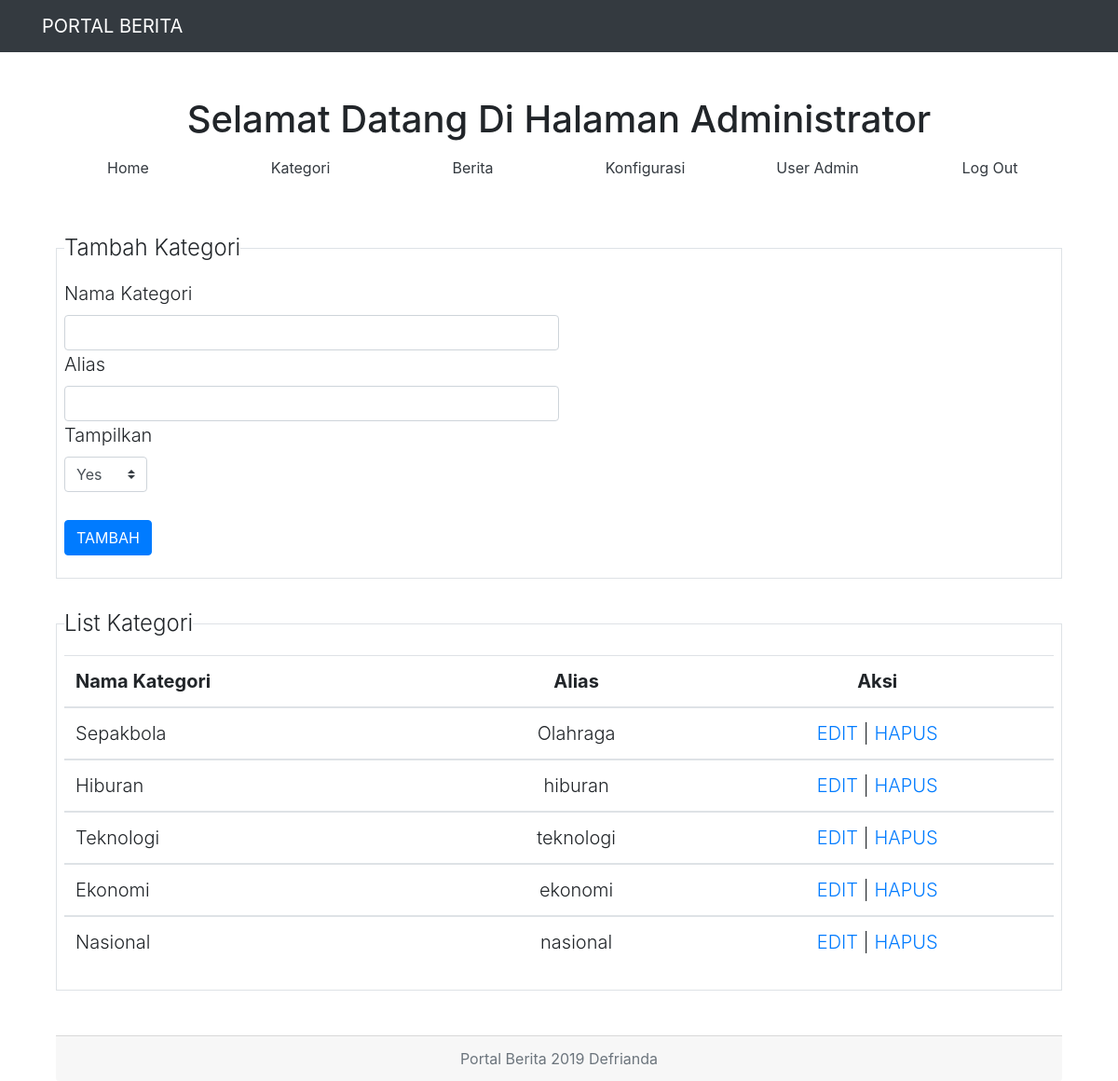
Screenshot of /admin/index.php?mod=kategori (signed in) with the database file from the repository.
### tables this page shows
CREATE TABLE `kategori` (
  `ID` int(11) NOT NULL,
  `kategori` varchar(100) NOT NULL,
  `alias` varchar(50) NOT NULL,
  `terbit` varchar(1) NOT NULL
);

### admin/kategori.php (the view, shortened to what this page needs)
<?php
global $connect;
 ?>
<form class="text-left" action="./?mod=kategori" method="POST">
	<fieldset class="border p-2">
		<legend  class="w-auto">Tambah Kategori</legend>
		<div class="form-group">
		<label>Nama Kategori</label>
    	<input type="text" name="kategori" class="form-control col-6"
    	value="<?php if (isset($_GET['act']) && $_GET['act'] =='edit') { echo $kategori; } ?>" required>
    	<label>Alias</label>
    	<input type="text" name="alias" class="form-control col-6"
    	value="<?php if (isset($_GET['act']) && $_GET['act'] =='edit') { echo $alias; } ?>" required>
    	<label>Tampilkan</label>
    	<br>
    	<select class="custom-select col-1" name="terbit">
  			<option value="1"
  			<?php if (isset($_GET['act']) && $_GET['act'] =='edit' && $terbit == 1) { echo 'selected'; } ?>>
  				Yes
  			</option>
		</select>
		<br>
		<br>
		<button type="submit" class="btn btn-primary"
				name="<?=(isset($id) ? 'editkategori' : 'tambahkategori')?>">
		<?=(isset($id) ? 'EDIT' : 'TAMBAH')?>
		</button>
		</div>
	</fieldset>
</form>
<br>
<fieldset class="border p-2">
		<legend  class="w-auto text-left">List Kategori</legend>
		<div class="form-group">
			<table class="table">
  				<thead>
				    <tr>
				      <th scope="col" class="text-left">Nama Kategori</th>
				      <th scope="col">Alias</th>
				      <th scope="col">Aksi</th>
				    </tr>
  				</thead>
  				<?php
  				$sql = "SELECT * FROM kategori  ORDER BY ID DESC";
  				$result = mysqli_query($connect, $sql);
  				 ?>
  				<?php while($row = mysqli_fetch_assoc($result)) : ?>
				<tbody>
				    <tr>
				      <td class="text-left"><?= $row['kategori']; ?></td>
				      <td><?= $row['alias']; ?></td>
				      <td>
				      	<a href="./?mod=kategori&act=edit&id=<?= $row['ID']; ?>">EDIT</a> |
				      	<a href="./?mod=kategori&act=hapus&id=<?= $row['ID']; ?>">HAPUS</a>
				      </td>
				    </tr>
				<?php endwhile; ?>
				</tbody>
			</table>
		</div>
</fieldset>

### rows the page displays
kategori: kategori "Sepakbola", alias "Olahraga"
kategori: kategori "Hiburan", alias "hiburan"
kategori: kategori "Teknologi", alias "teknologi"
kategori: kategori "Ekonomi", alias "ekonomi"
kategori: kategori "Nasional", alias "nasional"
